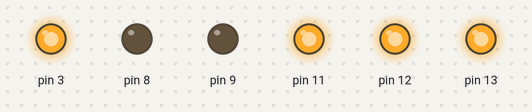
Simulated run of this sketch. Board: Arduino Uno, built with avr-gcc and run on an emulated ATmega328P. On the bench: output pins drawn as LEDs (lit = HIGH).

Above: at 0.2 s.
At 2.0 s:
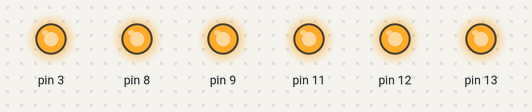
Timing chart, 0 to 4.0 s (numbered marks = the images above):
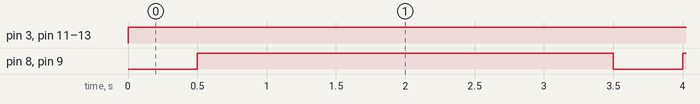

The sketch:

motor_testing.ino
```cpp
/* This sketch if for testing to see if
the robot turn left or turn right properly */

void setup() {
  // setup motor channels
  pinMode(12, OUTPUT);
  pinMode(9, OUTPUT);
  pinMode(13, OUTPUT);
  pinMode(8, OUTPUT);
}

void loop() {
  go_forward();
  delay(3000);
}

void go_forward() {
  // Motor channel A
  digitalWrite(12, HIGH); // forward direction
  digitalWrite(9, LOW);  // disengage brake
  analogWrite(3, 255);  // speed

  // Motor channel B
  digitalWrite(13, HIGH);  // forward direction
  digitalWrite(8, LOW);  // disengage brake
  analogWrite(11, 255); // speed

  delay(500);
  brake();
}

void go_backward() {
  // Motor channel A
  digitalWrite(12, LOW); // forward direction
  digitalWrite(9, LOW);  // disengage brake
  analogWrite(3, 255);  // speed

  // Motor channel B
  digitalWrite(13, LOW);  // forward direction
  digitalWrite(8, LOW);  // disengage brake
  analogWrite(11, 255); // speed

  delay(500);
  brake();
}

void turn_left() {
  // Motor channel A
  digitalWrite(12, LOW); // backward direction
  digitalWrite(9, LOW);  // disengage brake
  analogWrite(3, 200);  // speed

  // Motor channel B
  digitalWrite(13, HIGH);  // forward direction
  digitalWrite(8, LOW);  // disengage brake
  analogWrite(11, 200); // speed

  delay(500);
  brake();
}

void turn_right() {
  // Motor channel A
  digitalWrite(12, HIGH); // forward direction
  digitalWrite(9, LOW);  // disengage brake
  analogWrite(3, 200);  // speed

  // Motor channel B
  digitalWrite(13, LOW);  // backward direction
  digitalWrite(8, LOW);  // disengage brake
  analogWrite(11, 200); // speed

  delay(500);
  brake();
}

void brake() {
  digitalWrite(9, HIGH);  // engage brake of channel A
  digitalWrite(8, HIGH);  // engage brake of channel B
}
```

Measured:
- by itself, pin 3, pin 11–13: LOW → HIGH at 0.00 s
- by itself, pin 8, pin 9: alternates HIGH for 3.0 s and LOW for 0.50 s
